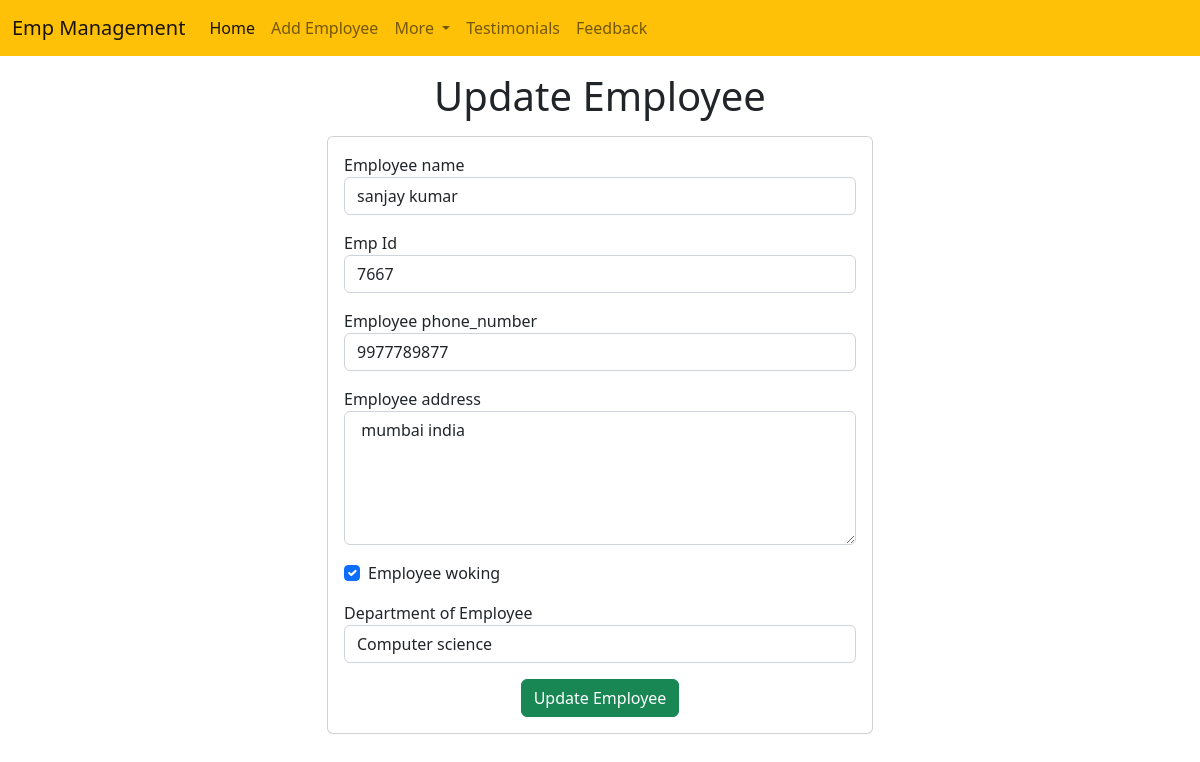
The app's page /emp_mng/update_emp_mng/23 with its own data.
### emp_mng/models.py (models this page shows, shortened)
class Emp_mng(models.Model):
    name=models.CharField(max_length=200)
    emp_id=models.CharField(max_length=200)
    phone=models.CharField(max_length=10)
    address=models.CharField(max_length=150)
    working=models.BooleanField(default=True)
    department=models.CharField(max_length=10)

### emp_mng/views.py (the view)
# urls.py: path("update_emp_mng/<int:emp_id>",update_emp_mng),
def update_emp_mng(request,emp_id):
    emp_mng=Emp_mng.objects.get(pk=emp_id)
    return render(request,"emp_mng/update_emp_mng.html",{
        'emp_mng':emp_mng
    })

### templates/emp_mng/update_emp_mng.html (shortened to what this page needs)
<!doctype html>
<html lang="en">
  <head>
    <link
        href="https://cdn.jsdelivr.net/npm/bootstrap@5.2.0/dist/css/bootstrap.min.css"
        rel="stylesheet"
    />
  </head>
  <body>
    {% include 'emp_mng/navbar.html' %}
    <h1 class="text-center my-3">Update Employee</h1>
    <div class="container">
        <div class="row">
            <div class="col-md-6 offset-md-3">
                <div class="card">
                    <div class="card-body">
                        <form action="/emp_mng/do_update_emp_mng/{{emp_mng.id}}" method="POST">
                            <div class="mb-3">
                                <label for="name">Employee name</label>
                                <input
                                    name="emp_name"
                                    id="name"
                                    type="text"
                                    class="form-control"
                                    placeholder="Enter emp name"
                                    value="{{emp_mng.name}}"
                                 />
                            </div>
                            <div class="mb-3">
                                <label for="Id">Emp Id</label>
                                <input
                                    id="Id"
                                    type="text"
                                    class="form-control"
                                    placeholder="Enter employee Id"
                                    name="emp_id"
                                    value="{{emp_mng.emp_id}}"
                                />
                            </div>
                            <div class="mb-3">
                                <label for="phone">Employee phone_number</label>
                                <input
                                    id="emp_phone"
                                    value="{{emp_mng.phone}}"
                                    name="emp_phone"
                                    type="text"
                                    class="form-control"
                                    placeholder="Enter emp mo_num"
                                />
                            </div>
                            <div class="mb-3">
                                <label for="address">Employee address</label>
                                <textarea
                                    name="emp_address"
                                    id="address"
                                    rows="5"
                                    class="form-control"
                                > {{emp_mng.address}}</textarea>
                            </div>
                            <div class="mb-3 form-check">
                                <label for="Working">Employee woking</label>
                                <input
                                    id="working"
                                    {% if emp_mng.working %} checked {% endif %}
                                    name="emp_working"
                                    type="checkbox"
                                    class="form-check-input"
                                />
                            </div>
                            <div class="mb-3">
                                <label for="Department">Department of Employee</label>
                                <select name="emp_department"  value="{{emp_mng.department}}" id="department" class="form-control">
                                    <option value="CSE">Computer science</option>
                                </select>
                            </div>
                            <div class="container text-center">
                                <button class="btn btn-success">
                                    Update Employee
                                </button>
                            </div>
                        </form>
                    </div>
                </div>
            </div>
        </div>
    </div>
  </body>
</html>

### records on screen
Emp_mng: emp_name "sanjay kumar", emp_id "7667", emp_phone "9977789877", emp_address "mumbai india", working "☑", emp_department "Computer science"
